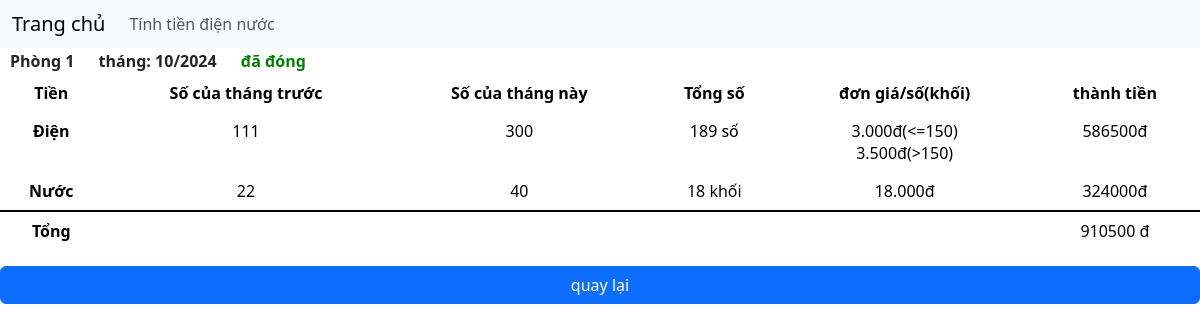
Page /home/congno/phong/1/10/2024 on the earlier database version.
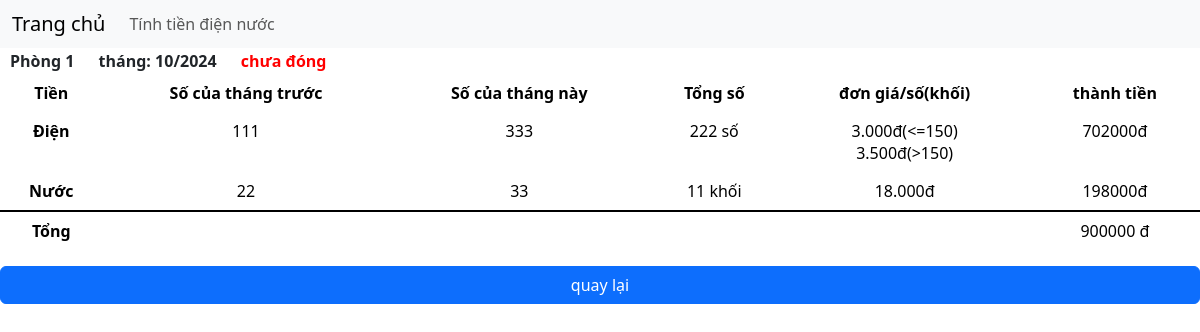
Same page on the later database version.
### myHouse/models.py (models this page shows)
class Congno(models.Model):
	thang = models.CharField(max_length=255)
	sodien = models.BigIntegerField(default=0)
	sonuoc = models.BigIntegerField(default=0)
	tiennuoc = models.BigIntegerField(default=0)
	tiendien = models.BigIntegerField(default=0)
	trangthai = models.BooleanField(default=False)
	phong = models.ForeignKey(Phong, on_delete=models.PROTECT, related_name='phong')
	@property
	def tong(self):
		return self.tiennuoc + self.tiendien

### myHouse/views.py (the view)
# urls.py: path('home/congno/phong/<int:id>/<str:thang>/<str:nam>', views.congnothangchitiet , name='congnothangchitiet'),
def congnothangchitiet(request, id, thang, nam):
	phong = Phong.objects.get(id=id)
	thangnam = thang + "/" + nam
	congno = Congno.objects.get(phong=phong, thang=thangnam)
	thangtruoc = getthangtruoc(thang, nam)
	congnothangtruoc = Congno.objects.get(phong=phong, thang=thangtruoc)
	tongsodien = congno.sodien - congnothangtruoc.sodien
	tongsonuoc = congno.sonuoc - congnothangtruoc.sonuoc
	tiendiennuoc(congno, congnothangtruoc)
	context = {
		"phong": phong,
		"thangnam": thangnam,
		"congno": congno,
		"congnothangtruoc": congnothangtruoc,
		"tongsodien": tongsodien,
		"tongsonuoc": tongsonuoc,
	}
	return render(request, 'congnothangchitiet.html', context)

### myHouse/views.py (called while the page is built)
def getthangtruoc(thang, nam):
	thangtruoc = 0
	namtruoc = 0
	if thang == "1":
		thangtruoc = 12
		namtruoc = int(nam) - 1
	else:
		thangtruoc = int(thang) - 1
		namtruoc = int(nam)
	return str(thangtruoc) + "/" + str(namtruoc)

def tiendiennuoc(congnothangnay, congnothangtruoc):
	sodien = int(congnothangnay.sodien) - int(congnothangtruoc.sodien)
	print(congnothangnay.sodien)
	print(congnothangtruoc.sodien)
	print(sodien)
	sonuoc = congnothangnay.sonuoc - congnothangtruoc.sonuoc
	congnothangnay.tiennuoc = sonuoc*18000
	if sodien > 150:
		congnothangnay.tiendien = (sodien - 150)*3500 + 150*3000
		print("yes")
	else:
		congnothangnay.tiendien = sodien*3000
	print(congnothangnay.tiendien)
	congnothangnay.save()
	return 0

### myHouse/templates/congnothangchitiet.html (shortened to what this page needs)
{% extends 'index.html' %}
{% block content %}
<div class="phong_name">Phòng {{phong.id}}</div>
<div class="phong_name">tháng: {{thangnam}}</div>
{% if congno.trangthai == True %}
<div class="phong_name" style="color: green">đã đóng</div>
{% else %}
<div class="phong_name" style="color: red">chưa đóng</div>
{% endif %}
<table class="table">
	<thead>
		<tr>
			<th class="text-align-center" scope="col">Tiền</th>
			<th class="text-align-center" scope="col">Số của tháng trước</th>
			<th class="text-align-center" scope="col">Số của tháng này</th>
			<th class="text-align-center" scope="col">Tổng số</th>
			<th class="text-align-center" scope="col">đơn giá/số(khối)</th>
			<th class="text-align-center" scope="col">thành tiền</th>
		</tr>
	</thead>
	<tbody>
		<tr>
			<th class="text-align-center" scope="row">Điện</th>
			<td class="text-align-center">{{congnothangtruoc.sodien}}</td>
			<td class="text-align-center">{{congno.sodien}}</td>
			<td class="text-align-center">{{tongsodien}} số</td>
			<td class="text-align-center"><span>3.000đ(&lt;=150)</span> <br>
				<span>3.500đ(&gt;150)</span>
			</td>
			<td class="text-align-center">{{congno.tiendien}}đ</td>
		</tr>
		<tr>
			<th class="text-align-center" scope="row">Nước</th>
			<td class="text-align-center">{{congnothangtruoc.sonuoc}}</td>
			<td class="text-align-center">{{congno.sonuoc}}</td>
			<td class="text-align-center">{{tongsonuoc}} khối</td>
			<td class="text-align-center">18.000đ</td>
			<td class="text-align-center">{{congno.tiennuoc}}đ</td>
		</tr>
		<tr style="border-top: 2px solid black">
			<th class="text-align-center" scope="row">Tổng</th>
			<td class="text-align-center"></td>
			<td class="text-align-center"></td>
			<td class="text-align-center"></td>
			<td class="text-align-center"></td>
			<td class="text-align-center">{{congno.tong}} đ</td>
		</tr>
	</tbody>
</table>
<div><button class="btn btn-primary more-div" onclick="history.back()">quay lại</button>
</div>
{% endblock %}

Differences in the rows shown:
removed Congno: sodien "300", tiendien "586500", sonuoc "40", tiennuoc "324000", tong "910500"
added Congno: sodien "333", tiendien "702000", sonuoc "33", tiennuoc "198000", tong "900000"
Other differences:
{{ tongsodien }}: "189" → "222"
{{ tongsonuoc }}: "18" → "11"
text no longer shown: "đã đóng"
text now shown: "chưa đóng"
